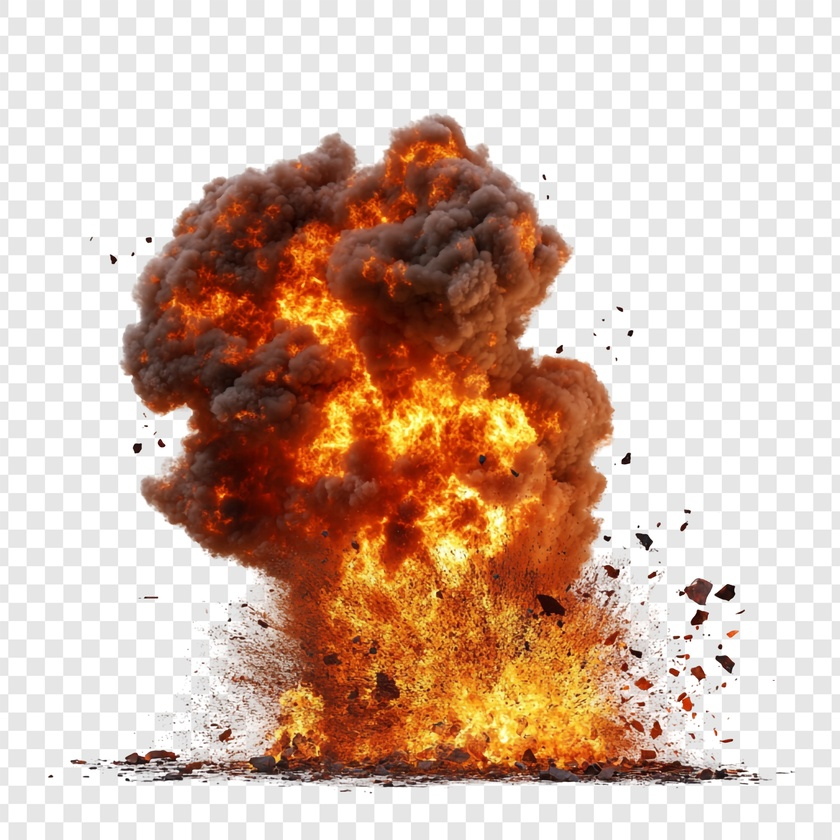
#> input picture assets/reference_images/explosions/explosion_reference_web_1.jpg, 840 x 840 px, shrunk from 2500 x 2500 before the run
$ python wavelet_scale_analysis.py ../../assets/reference_images/explosions/explosion_reference_web_1.jpg
#> lines starting #> are read from the running program, lines starting #| are printed output that depends on the picture
#!/usr/bin/env python3
"""
Multi-Scale Wavelet Analysis for Procedural Texture Detection

Detects whether an image has procedural (single-scale) or organic (multi-scale) texture.
This is critical because aggregate statistics (edge_density) can be identical for both.

Key insight:
- Procedural textures (Perlin noise, etc.) have energy concentrated at specific scales
- Natural images have energy distributed across many scales
- Scale entropy < 1.5 = procedural, > 2.0 = natural

Research basis:
- Wavelet-optimized whitening for solar images (A&A 2023)
- See: docs/EVALUATION_SYSTEM_IMPROVEMENT_PROPOSAL.md

Usage:
    analyzer = WaveletScaleAnalyzer()
    result = analyzer.analyze(image_path)
    print(f"Scale entropy: {result.scale_entropy}")
    print(f"Is procedural: {result.is_procedural}")
"""

import json
import numpy as np
from dataclasses import dataclass, asdict, field
from pathlib import Path
from typing import Optional, List, Dict, Any, Tuple


# =============================================================================
# Data Classes
# =============================================================================

@dataclass
class WaveletAnalysisResult:
    """Result of wavelet scale analysis."""
    # Scale distribution
    scale_energies: List[float]  # Energy at each decomposition level
    scale_entropy: float  # Entropy of energy distribution (higher = more natural)
    dominant_scale: int  # Which scale has most energy (0 = finest)

    # Interpretation
    is_procedural: bool  # True if texture appears procedural
    procedural_confidence: float  # 0-1 confidence in procedural detection
    texture_quality: str  # "natural", "mixed", "procedural"

    # Detailed analysis
    energy_concentration: float  # How concentrated energy is (0-1, higher = more procedural)
    scale_spread: float  # Standard deviation of scale energies

    # Comparison to reference (if provided)
    reference_entropy: Optional[float] = None
    entropy_difference: Optional[float] = None

    # Recommendations
    interpretation: str = ""
    recommendations: List[str] = field(default_factory=list)

    # Metadata
    image_path: str = ""
    num_levels: int = 5


@dataclass
class ScaleComparisonResult:
    """Result of comparing scale distributions between two images."""
    render_entropy: float
    reference_entropy: float
    entropy_difference: float  # reference - render (positive = render has less entropy)

    render_is_procedural: bool
    reference_is_procedural: bool

    scale_correlation: float  # How similar the scale distributions are

    interpretation: str
    recommendations: List[str]


# =============================================================================
# Wavelet Decomposition
# =============================================================================

def wavelet_decompose(image: np.ndarray, wavelet: str = 'db4', levels: int = 5) -> List[np.ndarray]:
    """
    Perform multi-level 2D wavelet decomposition.

    Args:
        image: 2D grayscale image
        wavelet: Wavelet type (default: Daubechies-4)
        levels: Number of decomposition levels

    Returns:
        List of detail coefficient arrays at each level
    """
    import pywt

    # Ensure image is 2D
    if len(image.shape) == 3:
        image = np.mean(image, axis=-1)

    # Normalize to 0-1
    image = image.astype(np.float64)
    if image.max() > 1:
        image = image / 255.0

    # Perform wavelet decomposition
    coeffs = pywt.wavedec2(image, wavelet, level=levels)

    # Extract detail coefficients at each level
    # coeffs[0] is approximation, coeffs[1:] are (cH, cV, cD) tuples
    detail_energies = []

    for level_coeffs in coeffs[1:]:
        # level_coeffs is (cH, cV, cD) - horizontal, vertical, diagonal details
        cH, cV, cD = level_coeffs

        # Combine all detail directions
        level_energy = np.sqrt(cH**2 + cV**2 + cD**2)
        detail_energies.append(level_energy)

    return detail_energies


def compute_scale_energies(detail_coeffs: List[np.ndarray]) -> List[float]:
    """
    Compute energy at each scale level.

    Energy is the mean squared magnitude of wavelet coefficients.
    """
    energies = []
    for coeffs in detail_coeffs:
        energy = np.mean(coeffs ** 2)
        energies.append(float(energy))
    return energies


def compute_scale_entropy(energies: List[float]) -> float:
    """
    Compute entropy of scale energy distribution.

    Higher entropy = energy spread across more scales = more natural.
    Lower entropy = energy concentrated at few scales = more procedural.

    Args:
        energies: Energy values at each scale

    Returns:
        Entropy value (typically 0-3, with 1.5 as threshold)
    """
    # Normalize to probability distribution
    total = sum(energies) + 1e-10
    probs = [e / total for e in energies]

    # Compute entropy
    entropy = 0.0
    for p in probs:
        if p > 1e-10:
            entropy -= p * np.log2(p)

    return entropy


# =============================================================================
# Analysis Functions
# =============================================================================

def analyze_scale_distribution(image_path: str, levels: int = 5) -> Dict[str, Any]:
    """
    Analyze the scale distribution of an image using wavelets.

    Args:
        image_path: Path to image file
        levels: Number of wavelet decomposition levels

    Returns:
        Dictionary with scale energies, entropy, and interpretation
    """
    from PIL import Image

    # Load image
    img = Image.open(image_path).convert('L')  # Grayscale
    arr = np.array(img, dtype=np.float64)

    # Decompose
    detail_coeffs = wavelet_decompose(arr, levels=levels)

    # Compute energies
    energies = compute_scale_energies(detail_coeffs)

    # Compute entropy
    entropy = compute_scale_entropy(energies)

    # Find dominant scale
    dominant_scale = np.argmax(energies)

    # Compute energy concentration (Gini-like coefficient)
    sorted_energies = sorted(energies, reverse=True)
    total = sum(sorted_energies) + 1e-10
    cumsum = np.cumsum(sorted_energies)
    # How much energy is in top 2 scales?
    top2_ratio = cumsum[1] / total if len(cumsum) > 1 else 1.0

    return {
        "scale_energies": energies,
        "scale_entropy": entropy,
        "dominant_scale": int(dominant_scale),
        "energy_concentration": float(top2_ratio),
        "scale_spread": float(np.std(energies)),
        "num_levels": levels
    }


def detect_procedural_texture(
    image_path: str,
    entropy_threshold: float = 1.5,
    concentration_threshold: float = 0.7
) -> Dict[str, Any]:
    """
    Detect whether an image has procedural (single-scale) texture.

    Procedural textures like Perlin noise have:
    - Low scale entropy (energy concentrated at specific frequencies)
    - High energy concentration in 1-2 scales

    Natural textures have:
    - High scale entropy (energy spread across scales)
    - Low energy concentration

    Args:
        image_path: Path to image
        entropy_threshold: Below this = procedural (default 1.5)
        concentration_threshold: Above this = procedural (default 0.7)

    Returns:
        Detection result with confidence
    """
    analysis = analyze_scale_distribution(image_path)

    entropy = analysis["scale_entropy"]
    concentration = analysis["energy_concentration"]

    # Determine if procedural
    entropy_says_procedural = entropy < entropy_threshold
    concentration_says_procedural = concentration > concentration_threshold

    # Combine signals
    if entropy_says_procedural and concentration_says_procedural:
        is_procedural = True
        confidence = 0.9
        quality = "procedural"
    elif entropy_says_procedural or concentration_says_procedural:
        is_procedural = True
        confidence = 0.6
        quality = "mixed"
    else:
        is_procedural = False
        confidence = 0.8
        quality = "natural"

    # Adjust confidence based on how far from threshold
    if is_procedural:
        entropy_margin = (entropy_threshold - entropy) / entropy_threshold
        confidence = min(0.95, confidence + entropy_margin * 0.2)
    else:
        entropy_margin = (entropy - entropy_threshold) / entropy_threshold
        confidence = min(0.95, confidence + entropy_margin * 0.2)

    return {
        **analysis,
        "is_procedural": is_procedural,
        "procedural_confidence": round(confidence, 3),
        "texture_quality": quality,
        "entropy_threshold": entropy_threshold,
        "concentration_threshold": concentration_threshold
    }


# [80 lines left out: function compare_scale_distributions, not called in this run]


# =============================================================================
# Main Analyzer Class
# =============================================================================

class WaveletScaleAnalyzer:
    """
    Multi-scale wavelet analyzer for texture quality assessment.

    Detects procedural textures by analyzing the distribution of energy
    across wavelet decomposition scales.

    Key insight: Natural images have energy spread across many scales,
    while procedural noise concentrates energy at specific scales.

    Example:
        analyzer = WaveletScaleAnalyzer()
        result = analyzer.analyze("render.png")
        if result.is_procedural:
            print(f"Procedural texture detected (entropy={result.scale_entropy})")
    """

    def __init__(
        self,
        levels: int = 5,
        entropy_threshold: float = 1.5,
        concentration_threshold: float = 0.7
    ):
        """
        Initialize analyzer.

        Args:
            levels: Number of wavelet decomposition levels
            entropy_threshold: Below this entropy = procedural
            concentration_threshold: Above this concentration = procedural
        """
        self.levels = levels
        self.entropy_threshold = entropy_threshold
        self.concentration_threshold = concentration_threshold

    def analyze(
        self,
        image_path: str,
        reference_path: Optional[str] = None
    ) -> WaveletAnalysisResult:
        """
        Analyze texture quality using wavelet decomposition.

        Args:
            image_path: Path to image to analyze
            reference_path: Optional reference for comparison

        Returns:
            WaveletAnalysisResult with full analysis
        """
        # Get basic analysis
        detection = detect_procedural_texture(
            image_path,
            self.entropy_threshold,
            self.concentration_threshold
        )
#> in analyze_scale_distribution, `img = Image.open(image_path).convert('L')`:
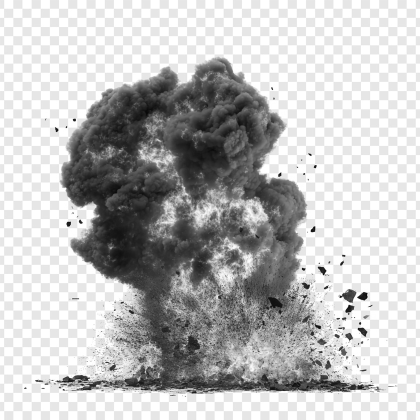
#> img: PIL image 840x840 L (shown at 1/2 size); min 0, max 255, mean 189.3
#> in wavelet_decompose, `coeffs = pywt.wavedec2(image, wavelet, level=levels)`: coeffs = 6 items
#> the loop in wavelet_decompose, `for level_coeffs in coeffs[1:]:` made 5 passes
#> pass 1, in wavelet_decompose, `cH, cV, cD = level_coeffs`:
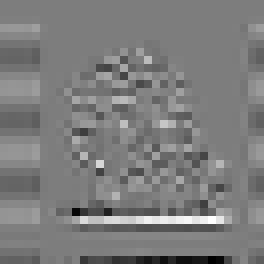
#> cH: shape (33, 33) float64 (shown 8 times larger); min -7.89, max 8.13, mean -0.0496; drawn with min black and max white
#> pass 1, in wavelet_decompose, `cH, cV, cD = level_coeffs`:
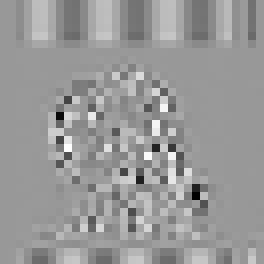
#> cV: shape (33, 33) float64 (shown 8 times larger); min -6.46, max 4.32, mean 0.0141; drawn with min black and max white
#> pass 1, in wavelet_decompose, `cH, cV, cD = level_coeffs`:
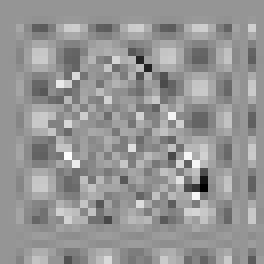
#> cD: shape (33, 33) float64 (shown 8 times larger); min -4.57, max 3.22, mean 0.00404; drawn with min black and max white
#> pass 1, in wavelet_decompose, `level_energy = np.sqrt(cH**2 + cV**2 + cD**2)`:
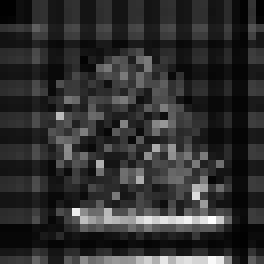
#> level_energy: shape (33, 33) float64 (shown 8 times larger); min 0.000251, max 8.14, mean 1.52; drawn with min black and max white
#> after the loop in wavelet_decompose, `for level_coeffs in coeffs[1:]:`: detail_energies = 5 items
#> the loop in compute_scale_energies, `for coeffs in detail_coeffs:` made 5 passes
#> energy on passes 1 to 5: 4.11, 0.597, 0.101, 0.021, 0.00279
#> after the loop in compute_scale_energies, `for coeffs in detail_coeffs:`: energies = [4.11, 0.597, 0.101, 0.021, 0.00279]
#> in compute_scale_entropy, `total = sum(energies) + 1e-10`: total = 4.83
#> in compute_scale_entropy, `probs = [e / total for e in energies]`: probs = [0.851, 0.123, 0.0209, 0.00435, 0.000578]
#> the loop in compute_scale_entropy, `for p in probs:` made 5 passes
#> (p, entropy) on passes 1 to 5: (0.851, 0.198), (0.123, 0.571), (0.0209, 0.687), (0.00435, 0.722), (0.000578, 0.728)
#> after the loop in compute_scale_entropy, `for p in probs:`: entropy = 0.728
#> in analyze_scale_distribution, `dominant_scale = np.argmax(energies)`: dominant_scale = 0
#> in analyze_scale_distribution, `sorted_energies = sorted(energies, reverse=True)`: sorted_energies = [4.11, 0.597, 0.101, 0.021, 0.00279]
#> in analyze_scale_distribution, `total = sum(sorted_energies) + 1e-10`: total = 4.83
#> in analyze_scale_distribution, `cumsum = np.cumsum(sorted_energies)`: cumsum = [4.11, 4.71, 4.81, 4.83, 4.83]
#> in analyze_scale_distribution, `top2_ratio = cumsum[1] / total if len(cumsum) > 1 else 1.0`: top2_ratio = 0.974
#> in detect_procedural_texture, `analysis = analyze_scale_distribution(image_path)`: analysis = {'scale_energies': [4.11, 0.597, 0.101, 0.021, 0.00279], 'scale_entropy': 0.728, 'dominant_scale': 0, 'energy_concentration': 0.974, 'scale_spread': 1.59, 'num_levels': 5}
#> in detect_procedural_texture, `entropy = analysis["scale_entropy"]`: entropy = 0.728
#> in detect_procedural_texture, `concentration = analysis["energy_concentration"]`: concentration = 0.974
#> in detect_procedural_texture, `entropy_says_procedural = entropy < entropy_threshold`: entropy_says_procedural = True
#> in detect_procedural_texture, `entropy_margin = (entropy_threshold - entropy) / entropy_threshold`: entropy_margin = 0.515
#> in detect_procedural_texture, `confidence = min(0.95, confidence + entropy_margin * 0.2)`: confidence = 0.95
#> detection = 11 items

        # Build recommendations based on findings
        recommendations = []

        if detection["is_procedural"]:
            if detection["procedural_confidence"] > 0.7:
                recommendations.append(
                    "CRITICAL: Texture appears procedural/uniform. "
                    "Use multi-octave FBM noise instead of single-frequency noise."
                )
            recommendations.append(
                f"Scale entropy ({detection['scale_entropy']:.2f}) is below natural threshold (1.5). "
                "Add more frequency variation."
            )
            recommendations.append(
                "Consider adding turbulence, curl noise, or Worley noise for organic appearance."
            )

        # Compare to reference if provided
        ref_entropy = None
        entropy_diff = None

        if reference_path:
            comparison = compare_scale_distributions(image_path, reference_path)
            ref_entropy = comparison.reference_entropy
            entropy_diff = comparison.entropy_difference
            recommendations.extend(comparison.recommendations)

        # Build interpretation
        quality = detection["texture_quality"]
#> quality = 'procedural'
        entropy = detection["scale_entropy"]
#> entropy = 0.728

        if quality == "procedural":
            interpretation = (
                f"Texture is PROCEDURAL (entropy={entropy:.2f}). "
                "Energy is concentrated at specific scales, creating uniform/repetitive appearance. "
                "This is the 'popcorn texture' problem."
            )
        elif quality == "mixed":
            interpretation = (
                f"Texture has MIXED characteristics (entropy={entropy:.2f}). "
                "Some procedural elements present but also natural variation."
            )
        else:
            interpretation = (
                f"Texture appears NATURAL (entropy={entropy:.2f}). "
                "Energy is well-distributed across scales."
            )

        return WaveletAnalysisResult(
            scale_energies=detection["scale_energies"],
            scale_entropy=round(detection["scale_entropy"], 4),
            dominant_scale=detection["dominant_scale"],
            is_procedural=detection["is_procedural"],
            procedural_confidence=detection["procedural_confidence"],
            texture_quality=quality,
            energy_concentration=round(detection["energy_concentration"], 4),
            scale_spread=round(detection["scale_spread"], 6),
            reference_entropy=ref_entropy,
            entropy_difference=entropy_diff,
            interpretation=interpretation,
            recommendations=recommendations,
            image_path=image_path,
            num_levels=self.levels
        )

    # [529 lines left out: functions compare, compute_local_variance_map, analyze_texture_uniformity, detect_repetitive_pattern, analyze_feature_sizes, comprehensive_texture_analysis and 1 more, not called in this run]


# =============================================================================
# CLI
# =============================================================================

if __name__ == "__main__":
    import sys

    if len(sys.argv) < 2:
        print("Usage: python wavelet_scale_analysis.py <image_path> [reference_path] [--visualize output.png]")
        print("\nExample:")
        print("  python wavelet_scale_analysis.py render.png")
        print("  python wavelet_scale_analysis.py render.png reference.jpg")
        print("  python wavelet_scale_analysis.py render.png reference.jpg --visualize analysis.png")
        sys.exit(1)

    image_path = sys.argv[1]
    reference_path = None
    visualize_path = None

    # Parse args
    args = sys.argv[2:]
    if "--visualize" in args:
        viz_idx = args.index("--visualize")
        if viz_idx + 1 < len(args):
            visualize_path = args[viz_idx + 1]
        args = args[:viz_idx] + args[viz_idx+2:]

    if args:
        reference_path = args[0]

    print(f"Analyzing scale distribution...")
    print(f"  Image: {image_path}")
    if reference_path:
        print(f"  Reference: {reference_path}")

    analyzer = WaveletScaleAnalyzer()
    result = analyzer.analyze(image_path, reference_path)

    print(f"\n=== Wavelet Scale Analysis Results ===")
    print(f"Scale Entropy: {result.scale_entropy:.4f}")
#| Scale Entropy: 0.7278
    print(f"Texture Quality: {result.texture_quality.upper()}")
#| Texture Quality: PROCEDURAL
    print(f"Is Procedural: {result.is_procedural} (confidence: {result.procedural_confidence:.0%})")
#| Is Procedural: True (confidence: 95%)
    print(f"Dominant Scale: {result.dominant_scale + 1} (of {result.num_levels})")
#| Dominant Scale: 1 (of 5)
    print(f"Energy Concentration: {result.energy_concentration:.2%}")
#| Energy Concentration: 97.42%

    print(f"\nScale Energies:")
    for i, energy in enumerate(result.scale_energies):
        marker = "←" if i == result.dominant_scale else ""
        print(f"  Level {i+1}: {energy:.6f} {marker}")
#> this loop made 5 passes
#> (printed output is left out)

    if result.reference_entropy is not None:
        print(f"\nComparison to Reference:")
        print(f"  Render entropy: {result.scale_entropy:.4f}")
        print(f"  Reference entropy: {result.reference_entropy:.4f}")
        print(f"  Difference: {result.entropy_difference:.4f}")

    print(f"\nInterpretation: {result.interpretation}")
#| Interpretation: Texture is PROCEDURAL (entropy=0.73). Energy is concentrated at specific scales, creating uniform/repetitive appearance. This is the 'popcorn texture' problem.

    if result.recommendations:
        print(f"\nRecommendations:")
        for rec in result.recommendations:
            print(f"  - {rec}")
#> this loop made 3 passes
#|   - CRITICAL: Texture appears procedural/uniform. Use multi-octave FBM noise instead of single-frequency noise.
#|   - Scale entropy (0.73) is below natural threshold (1.5). Add more frequency variation.
#|   - Consider adding turbulence, curl noise, or Worley noise for organic appearance.

    if visualize_path:
        saved = visualize_scale_analysis(image_path, visualize_path, reference_path)
        print(f"\nVisualization saved to: {saved}")
